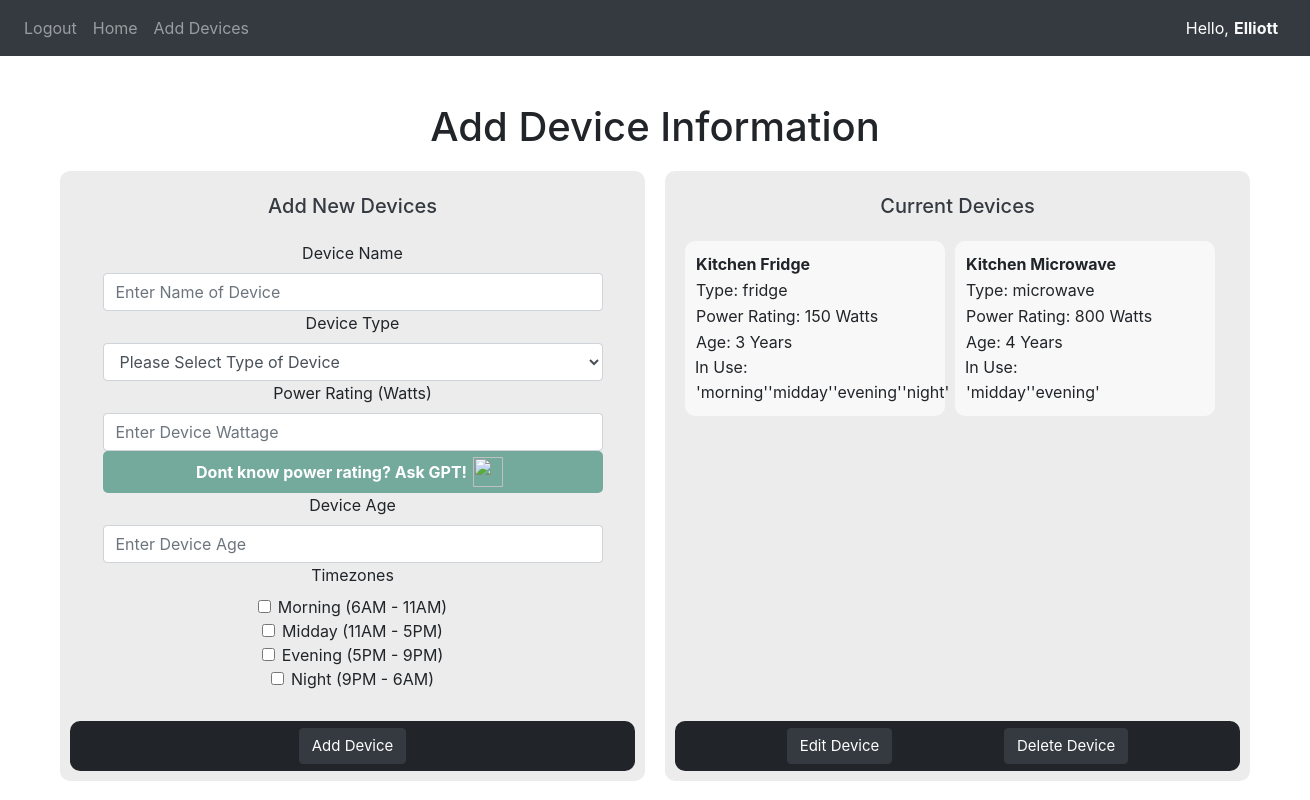
The page /getUserData (signed in) on the database as committed earlier.
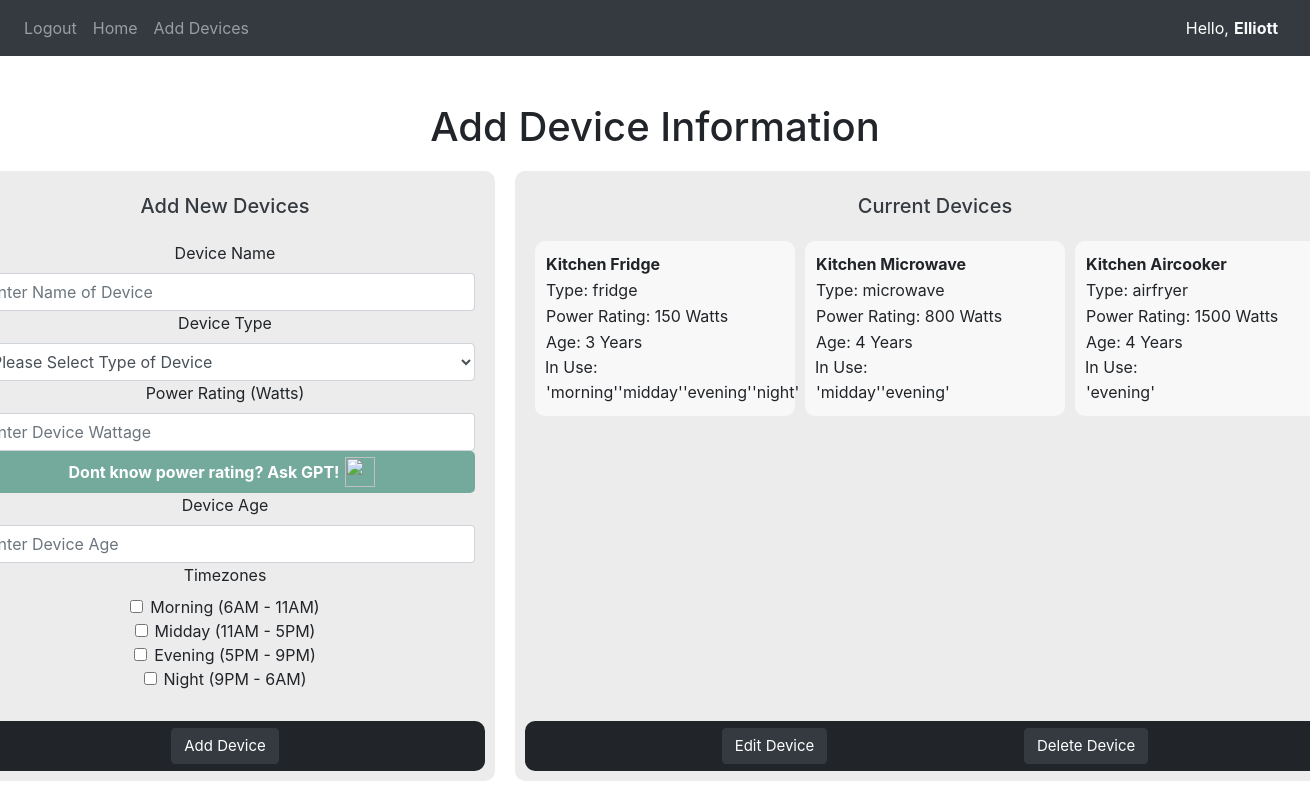
The same page on the database as committed later.
### website/models.py (models this page shows)
class User(db.Model, UserMixin):
    id = db.Column(db.Integer, primary_key=True)
    email = db.Column(db.String(150), unique=True)
    password = db.Column(db.String(500))
    firstName = db.Column(db.String(150))
    csv_data = db.relationship('CSVData', uselist=False, backref='user')
    devices = db.relationship('Device', backref='user')

class Device(db.Model):
    id = db.Column(db.Integer, primary_key=True)
    user_id = db.Column(db.Integer, db.ForeignKey('user.id'))
    deviceName = db.Column(db.String(150))
    deviceType = db.Column(db.String(50))
    powerRating = db.Column(db.Integer)
    deviceAge = db.Column(db.Integer)
    timeZones = db.Column(db.JSON)

### website/views.py (the view)
@views.route('/getUserData')
@login_required
def getUserData():
    devices = current_user.devices
    return render_template("getUserData.html", devices=devices) #pass in devies to load any existing devices from user

### website/templates/getUserData.html (shortened to what this page needs)
{% extends "base.html"%}
{%block content %}
<div class="header-container">
    <h1 class="page-header">Add Device Information</h1>
</div>
<div class="flex-tile-con">
    <div class="tile" style="flex: 1;">
        <h2 class="tile-title text-dark">Add New Devices</h2>
        <div class="tile-content" style="flex-direction: column;">
            <form method="POST" action="/add-device" style="width: 500px;" align="center" id="add_form">
                <div class="form-group">
                    <label for="deviceName">Device Name</label>
                    <input type="text" class="form-control" id="deviceName" name="deviceName" placeholder="Enter Name of Device">
                    <label for="deviceType">Device Type</label>
                    <select class="form-control" id="deviceType" name="deviceType" placeholder="Please Select Type of Device">
                        <option value="" disabled selected hidden>Please Select Type of Device</option>
                    </select>
                    <label for="powerRating">Power Rating (Watts)</label>
                    <input type="number" class="form-control" id="powerRating" name="powerRating" placeholder="Enter Device Wattage">
                    <div class="gpt-container">
                        <p class="gpt-button-text">Dont know power rating? Ask GPT!</p>
                        <button class="gpt-button" type="button" id="fetchPowerButton">
                            <img class="gpt-image" src="/static/gpt.png">
                        </button>
                    </div>
                    <label for="deviceAge">Device Age</label>
                    <input type="number" class="form-control" id="deviceAge" name="deviceAge" placeholder="Enter Device Age">
                    <label for="deviceTimezone">Timezones</label>
                    <div class="form-check">
                        <input class="form-check-input" type="checkbox" name="deviceTimezone" id="morningZone" value="morning"></input>
                        <label class="form-check-label" for="morningZone">Morning (6AM - 11AM)</label>
                    </div>
                    <div class="form-check">
                        <input class="form-check-input" type="checkbox" name="deviceTimezone" id="middayZone" value="midday"></input>
                        <label class="form-check-label" for="middayZone">Midday (11AM - 5PM)</label>
                    </div>
                    <div class="form-check">
                        <input class="form-check-input" type="checkbox" name="deviceTimezone" id="eveningZone" value="evening"></input>
                        <label class="form-check-label" for="eveningZone">Evening (5PM - 9PM)</label>
                    </div>
                    <div class="form-check">
                        <input class="form-check-input" type="checkbox" name="deviceTimezone" id="nightZone" value="night"></input>
                        <label class="form-check-label" for="nightZone">Night (9PM - 6AM)</label>
                    </div>
                    <br />
                </div>
            </form>
        </div>
        <div class="tile-bottom">
            <div class="tile-bottom-container" style="display: flex; justify-content: space-evenly; width: 100%;">
                <button class="btn btn-dark" id="add_device_button">Add Device</button>
            </div>
        </div>
    </div>
    <div class="tile" style="flex: 1;">
        <h2 class="tile-title text-dark">Current Devices</h2>
        <div class="tile-content" style="flex-direction: column;">
            <div class="device-output-container" style="height: 475px; width: 100%;">
                {% for device in devices %}
                <div class="device-output">
                    <p class="device-info" style="font-weight: bold;">{{ device.deviceName }}</p>
                    <p class="device-info">Type: {{ device.deviceType }}</p>
                    <p class="device-info">Power Rating: {{ device.powerRating }} Watts</p>
                    <p class="device-info">Age: {{ device.deviceAge }} Years</p>
                    In Use:
                    <div class="device-zones device-info">
                        {% for zone in device.timeZones %}
                            <p class="device-zone">'{{zone}}'</p>
                        {% endfor %}
                    </div>
                </div>
                {% endfor %}
            </div>
        </div>
        <div class="tile-bottom">
            <div class="tile-bottom-container" style="display: flex; justify-content: space-evenly; width: 100%;">
                <button class="btn btn-dark">Edit Device</button>
                <button class="deleteButton btn btn-dark">Delete Device</button>
            </div>
        </div>
    </div>
</div>
{% endblock %}

### website/templates/base.html (shortened to what this page needs)
<!DOCTYPE html>
<html>
    <head>
      <link rel="stylesheet" href="https://stackpath.bootstrapcdn.com/bootstrap/4.4.1/css/bootstrap.min.css"/>
      <link rel="stylesheet" href="https://stackpath.bootstrapcdn.com/font-awesome/4.7.0/css/font-awesome.min.css"/>
      <link rel="stylesheet" href="{{ url_for('static', filename='css/general.css') }}">
      <link rel="stylesheet" href="{{ url_for('static', filename='css/devices.css') }}">
    </head>
    <body>
      <nav class="navbar navbar-expand-lg navbar-dark bg-dark">
          <div class="collapse navbar-collapse" id="navbar">
            <div class="navbar-nav">
              {% if current_user.is_authenticated %}
                <a class="nav-item nav-link" id="logout" href="/logout">Logout</a>
                <a class="nav-item nav-link" id="home" href="/">Home</a>
                <a class="nav-item nav-link" id="getUserData" href="/getUserData">Add Devices</a>
              {% else %}
                <a class="nav-item nav-link" id="login" href="/login">Login</a>
                <a class="nav-item nav-link" id="signUp" href="/sign-up">Sign Up</a>
              {% endif %}
            </div>
          </div>
          <div class="navbar-user" style="display: flex; flex-direction: row;">
            <a class="nav-item nav-link" style="color: white; padding-right: 0px!important;">Hello,</a>
          {% if current_user.is_authenticated %}
            <a class="nav-item nav-link text-light" style="color: var(--dynamic-color); padding-left: 5px!important; font-weight: bold;" >{{ current_user.firstName }}</a>
          </div>
          {% else %}
            <a class="nav-item nav-link" style="color: white; padding-left: 5px!important;" >You!</a>
            </div>
          {% endif %}
        </nav>
          {% block content %}
          {% endblock %}
    </body>
</html>

### website/static/css/general.css (style rules this page uses)
:root { --dynamic-color: white; }
.header-container { display: flex; justify-content: center; align-items: center; height: 50px; margin-top: 50px; }
.flex-tile-con { display: flex; justify-content: center; align-items: center; width: 100%; height: 80vh; padding: 0 50px 0 50px; }
.tile { display: block; margin: 0 10px 0 10px; padding: 10px; height: 610px; background-color: rgb(236, 236, 236); border-radius: 10px; }
.tile-title { display: flex; margin: 0; justify-content: center; align-items: center; height: 50px; font-size: 20px; overflow: hidden; }
.tile-content { display: flex; padding: 10px; height: 490px; align-items: center; }
.tile-bottom { display: flex; background-color: #212529; justify-content: center; align-items: center; height: 50px; border-radius: 10px; }
.tile-bottom-container { display: flex; justify-content: space-evenly; width: 100%; }
.btn { font-size: 15px; overflow: hidden; min-width: 100px; }

### website/static/css/devices.css (style rules this page uses)
.device-output-container { display: grid; grid-template-columns: repeat(3, 1fr); grid-gap: 10px; }
.device-output { display: flex; flex-direction: column; background-color: rgba(255, 255, 255, 0.664); border-radius: 10px; height: 175px; width: 260px; padding: 10px; }
.device-info { margin: 1px; }
.device-zones { display: flex; }
.gpt-button-text { color: white; font-weight: bold; margin:0; }
.gpt-container { display: flex; justify-content: center; align-items: center; text-align: center; background-color: #74AA9C; padding: 5px; margin: 0; border-radius: 5px; }
.gpt-button { border-style: none; outline: none; background-color: transparent; }
.gpt-image { width: 30px; height: 30px; }

Rows that differ between the two databases and show on the page:
added Device: deviceName "Kitchen Aircooker", deviceType "airfryer", powerRating "1500", deviceAge "4", timeZones "evening"
